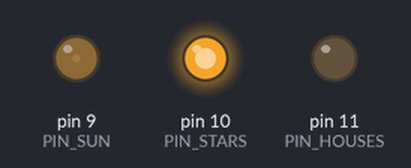
A sketch run on a simulated Arduino Uno, built with avr-gcc and run on an emulated ATmega328P. Shown: output pins drawn as LEDs (lit = HIGH).

Above: at 0.15 s.
At 1.07 s:
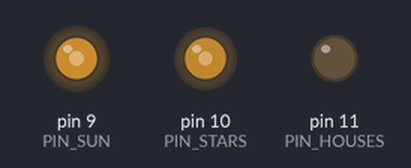
At 2.1 s:
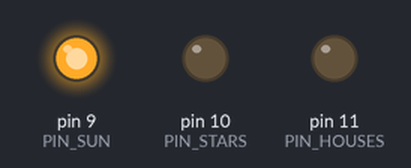
At 17.1 s:
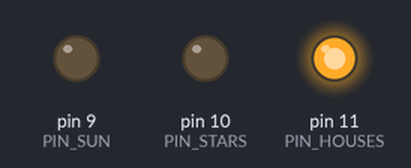
At 30.46 s:
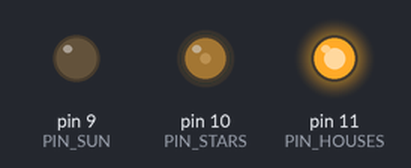
At 36.1 s:
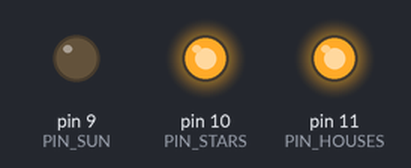
Timing chart, 0 to 40.0 s (numbered marks = the images above):
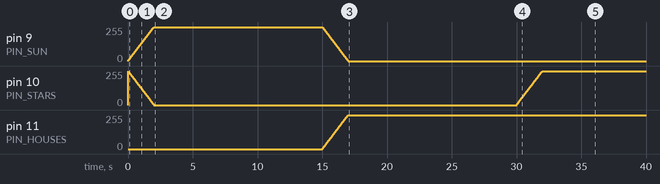

Measured:
- by itself, pin 9 (PIN_SUN): rises from 0/255 to 255/255 in 2.0 s, then falls to 0/255 in 15.0 s
- by itself, pin 11 (PIN_HOUSES): moves from 0/255 to 255/255 over 2.0 s

The sketch:

code.ino
```cpp
/**
 *  Arduino led controller per presepe
 */

#define PIN_SUN 9
#define PIN_STARS 10
#define PIN_HOUSES 11

#define TOTAL_TIME 60000
#define END_TIME_P1 15000
#define END_TIME_P2 30000
#define END_TIME_P3 45000
#define END_TIME_P4 60000

#define TIME_FADE_IN_SUN_VALUE 2000
#define TIME_FADE_OUT_SUN_VALUE 2000
#define TIME_FADE_IN_STARS_VALUE 2000
#define TIME_FADE_OUT_STARS_VALUE 2000
#define TIME_FADE_IN_HOUSES_VALUE 2000
#define TIME_FADE_OUT_HOUSES_VALUE 2000

#define TIME_FADE_IN_SUN_OFFSET 0
#define TIME_FADE_OUT_SUN_OFFSET 0
#define TIME_FADE_IN_STARS_OFFSET 0
#define TIME_FADE_OUT_STARS_OFFSET 0
#define TIME_FADE_IN_HOUSES_OFFSET 0
#define TIME_FADE_OUT_HOUSES_OFFSET 0

#define TOTAL_PULSE 4000
#define TIME_PULSE_OFFSET 2500
#define TIME_PULSE_DOWN 3250
#define PULSE_MIN_VALUE 64

// declare global variables
unsigned long startTime = 0;
unsigned long pulseTime = 0;
float percentage = 0;

void setup() {
  // preconfigure pin mode
  pinMode(PIN_SUN, OUTPUT);
  pinMode(PIN_STARS, OUTPUT);
  pinMode(PIN_HOUSES, OUTPUT);
  // set initial state for each pin
  analogWrite(PIN_SUN, 0);
  analogWrite(PIN_STARS, 255);
  analogWrite(PIN_HOUSES, 0);
  // initialize the start time
  startTime = millis();
}

void loop() {
  // here we can start the logic
  unsigned long currentTime = millis();
  unsigned long time = (currentTime - startTime) % TOTAL_TIME;
  float percentage = 0;
  if (time >= 0 && time < END_TIME_P1) {
    // calculate sun fade in percentage
    if (time < TIME_FADE_IN_SUN_OFFSET) {
      analogWrite(PIN_SUN, 0);
    } else if (time < TIME_FADE_IN_SUN_OFFSET + TIME_FADE_IN_SUN_VALUE) {
      percentage = ((float) time - TIME_FADE_IN_SUN_OFFSET) / TIME_FADE_IN_SUN_VALUE;
      analogWrite(PIN_SUN, percentage * 255);
    } else {
      analogWrite(PIN_SUN, 255);
    }
    // calculate stars fade out percentage
    if (time < TIME_FADE_OUT_STARS_OFFSET) {
      analogWrite(PIN_STARS, 255);
    } else if (time < TIME_FADE_OUT_STARS_OFFSET + TIME_FADE_OUT_STARS_VALUE) {
      percentage = ((float) time - TIME_FADE_OUT_STARS_OFFSET) / TIME_FADE_OUT_STARS_VALUE;
      analogWrite(PIN_STARS, 255 - (percentage * 255));
    } else {
      analogWrite(PIN_STARS, 0);
    }
    // always set houses off
    analogWrite(PIN_HOUSES, 0);
  } else if (time >= END_TIME_P1 && time < END_TIME_P2) {
    // calculate houses fade in percentage
    if (time < END_TIME_P1 + TIME_FADE_IN_HOUSES_OFFSET) {
      analogWrite(PIN_HOUSES, 0);
    } else if (time < END_TIME_P1 + TIME_FADE_IN_HOUSES_OFFSET + TIME_FADE_IN_HOUSES_VALUE) {
      percentage = ((float) time - (END_TIME_P1 + TIME_FADE_IN_HOUSES_OFFSET)) / TIME_FADE_IN_HOUSES_VALUE;
      analogWrite(PIN_HOUSES, percentage * 255);
    } else {
      analogWrite(PIN_HOUSES, 255);
    }
    // calculate sun fade out percentage
    if (time < END_TIME_P1 + TIME_FADE_OUT_SUN_OFFSET) {
      analogWrite(PIN_SUN, 255);
    } else if (time < END_TIME_P1 + TIME_FADE_OUT_SUN_OFFSET + TIME_FADE_OUT_SUN_VALUE) {
      percentage = ((float) time - (END_TIME_P1 + TIME_FADE_OUT_SUN_OFFSET)) / TIME_FADE_OUT_SUN_VALUE;
      analogWrite(PIN_SUN, 255 - (percentage * 255));
    } else {
      analogWrite(PIN_SUN, 0);
    }
    // always set stars off
    analogWrite(PIN_STARS, 0);
  } else if (time >= END_TIME_P2 && time < END_TIME_P3) {
    // calculate stars fade in percentage
    if (time < END_TIME_P2 + TIME_FADE_IN_STARS_OFFSET) {
      analogWrite(PIN_STARS, 255);
    } else if (time < END_TIME_P2 + TIME_FADE_IN_STARS_OFFSET + TIME_FADE_IN_STARS_VALUE) {
      percentage = ((float) time - (END_TIME_P2 + TIME_FADE_IN_STARS_OFFSET)) / TIME_FADE_IN_STARS_VALUE;
      analogWrite(PIN_STARS, percentage * 255);
    } else {
      pulseTime = (time - (END_TIME_P2 + TIME_FADE_IN_STARS_OFFSET + TIME_FADE_IN_STARS_VALUE)) % TOTAL_PULSE;
      if (pulseTime >= 0 && pulseTime < TIME_PULSE_OFFSET) {
        analogWrite(PIN_STARS, 255);
      } else if (pulseTime >= TIME_PULSE_OFFSET && pulseTime < TIME_PULSE_DOWN) {
        percentage = ((float) (pulseTime - TIME_PULSE_OFFSET)) / (TIME_PULSE_DOWN - TIME_PULSE_OFFSET);
        analogWrite(PIN_STARS, 255 - (percentage * (255 - PULSE_MIN_VALUE)));
      } else {
        percentage = ((float) (pulseTime - TIME_PULSE_DOWN)) / (TOTAL_PULSE - TIME_PULSE_DOWN);
        analogWrite(PIN_STARS, PULSE_MIN_VALUE + (percentage * (255 - PULSE_MIN_VALUE)));
      }
    }
    // always set houses on and sun off
    analogWrite(PIN_SUN, 0);
    analogWrite(PIN_HOUSES, 255);
  } else if (time >= END_TIME_P3 && time < END_TIME_P4) {
    // calculate houses fade out percentage
    if (time < END_TIME_P3 + TIME_FADE_OUT_HOUSES_OFFSET) {
      analogWrite(PIN_HOUSES, 255);
    } else if (time < END_TIME_P3 + TIME_FADE_OUT_HOUSES_OFFSET + TIME_FADE_OUT_HOUSES_VALUE) {
      percentage = ((float) time - (END_TIME_P3 + TIME_FADE_OUT_HOUSES_OFFSET)) / TIME_FADE_OUT_HOUSES_VALUE;
      analogWrite(PIN_HOUSES, 255 - (percentage * 255));
    } else {
      analogWrite(PIN_HOUSES, 0);
    }
    // calculate stars percentage bearing in mind that there may be a pulse already in progress from the previous phase
    // NB: do not pulse if we are very close to the end of the phase
    pulseTime = (time - (END_TIME_P2 + TIME_FADE_IN_STARS_OFFSET + TIME_FADE_IN_STARS_VALUE)) % TOTAL_PULSE;
    if ((pulseTime >= 0 && pulseTime < TIME_PULSE_OFFSET) || (END_TIME_P4 - time < TOTAL_PULSE)) {
      analogWrite(PIN_STARS, 255);
    } else if (pulseTime >= TIME_PULSE_OFFSET && pulseTime < TIME_PULSE_DOWN) {
      percentage = ((float) (pulseTime - TIME_PULSE_OFFSET)) / (TIME_PULSE_DOWN - TIME_PULSE_OFFSET);
      analogWrite(PIN_STARS, 255 - (percentage * (255 - PULSE_MIN_VALUE)));
    } else {
      percentage = ((float) (pulseTime - TIME_PULSE_DOWN)) / (TOTAL_PULSE - TIME_PULSE_DOWN);
      analogWrite(PIN_STARS, PULSE_MIN_VALUE + (percentage * (255 - PULSE_MIN_VALUE)));
    }
    // always set sun off
    analogWrite(PIN_SUN, 0);
  }
}
```
